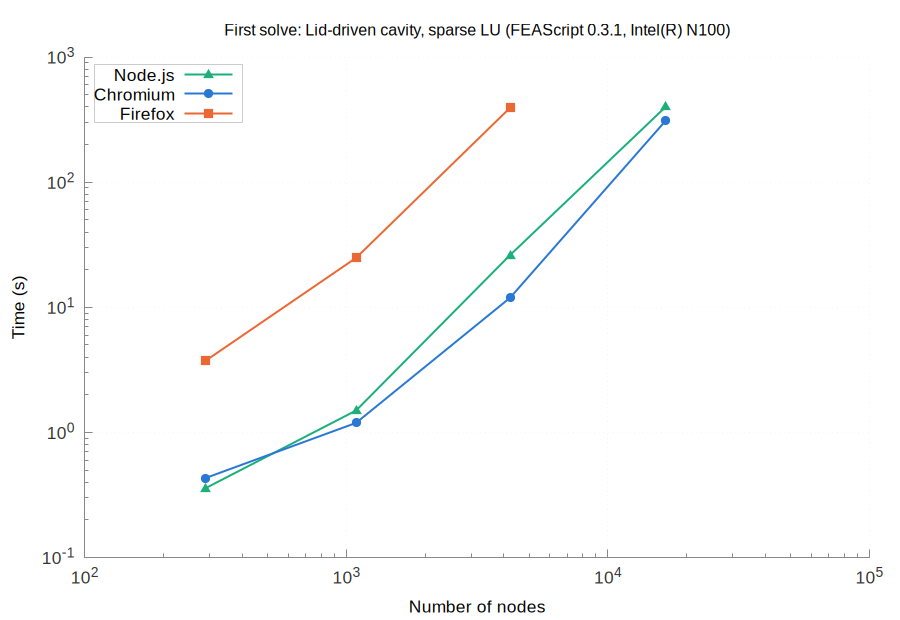

Reproduce this figure in gnuplot.
set terminal pngcairo size 900,620 font 'Arial,13'
set border 3 lc rgb '#888888'; set tics nomirror tc rgb '#333333'
set grid lc rgb '#e6e6e6' lw 1; set key top left box lc rgb '#cccccc' opaque
set logscale xy; set format y '10^{%L}'; set format x '10^{%L}'
set output 'browsers_Lid_driven_cavity_sparse_LU_first.png'
set title 'First solve: Lid-driven cavity, sparse LU (FEAScript 0.3.1, Intel(R) N100)' font 'Arial,12'
set xlabel 'Number of nodes'
set ylabel 'Time (s)'
plot 'browsers_Lid_driven_cavity_sparse_LU_first_node.dat' u 1:2 w lp lw 2 pt 9 ps 1.2 lc rgb '#1baf7a' t 'Node.js', \
     'browsers_Lid_driven_cavity_sparse_LU_first_chromium.dat' u 1:2 w lp lw 2 pt 7 ps 1.2 lc rgb '#2a78d6' t 'Chromium', \
     'browsers_Lid_driven_cavity_sparse_LU_first_firefox.dat' u 1:2 w lp lw 2 pt 5 ps 1.2 lc rgb '#eb6834' t 'Firefox'
